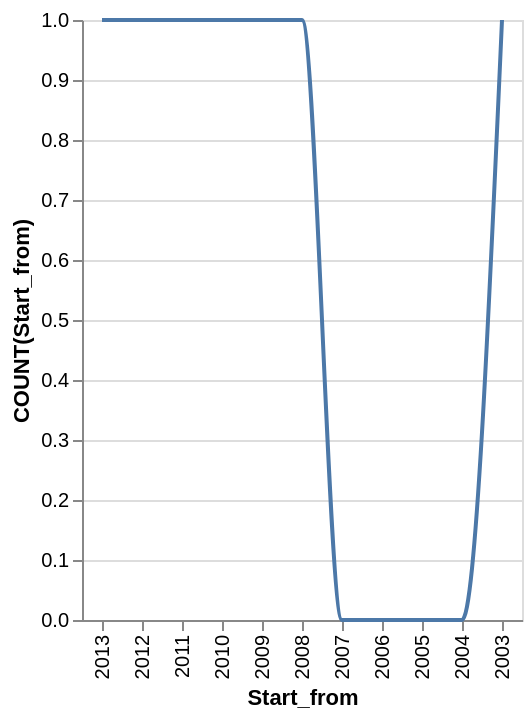

Vega-Lite specification for this chart:
### Vega-Lite specification from a JSON file in a GitHub repository (floating-point values rounded to 4 significant figures)
{"data": {"values": [{"x_data": "2013", "y_data": 1}, {"x_data": "2012", "y_data": 1}, {"x_data": "2011", "y_data": 1}, {"x_data": "2010", "y_data": 1}, {"x_data": "2009", "y_data": 1}, {"x_data": "2008", "y_data": 1}, {"x_data": "2007", "y_data": 0}, {"x_data": "2006", "y_data": 0}, {"x_data": "2005", "y_data": 0}, {"x_data": "2004", "y_data": 0}, {"x_data": "2003", "y_data": 1}]}, "mark": {"type": "line", "interpolate": "monotone"}, "encoding": {"x": {"field": "x_data", "type": "nominal", "title": "Start_from", "sort": "descending"}, "y": {"field": "y_data", "type": "quantitative", "title": "COUNT(Start_from)"}}}
